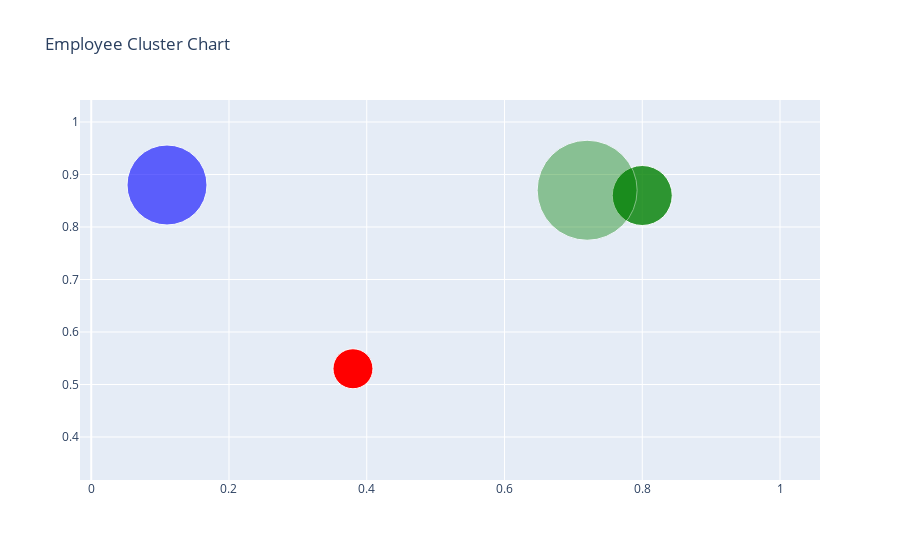

Notebook code cell kept with this figure:
### Code cell
import plotly.graph_objects as go

fig = go.Figure(data=[go.Scatter(
    x=df["satisfaction"], y=df["evaluation"],
    mode='markers',
    marker=dict(
        color= kmeans_colors,
        opacity=[1, 0.8, 0.6, 0.4],
        size=[40, 60, 80, 100],
    )
)])
fig.update_layout(title_text='Employee Cluster Chart')
fig.show()

### Figure 1 — Plotly figure (JSON) as saved in the notebook; plotly's stock layout.template omitted (floating-point values rounded to 4 significant figures; data arrays with more than 128 entries replaced by an {"elided": "..."} marker saying what was removed)
{"data": [{"marker": {"color": {"elided": "3571 str values"}, "opacity": [1, 0.8, 0.6, 0.4], "size": [40, 60, 80, 100]}, "mode": "markers", "type": "scatter", "x": {"elided": "14999 float values"}, "y": {"elided": "14999 float values"}}], "layout": {"title": {"text": "Employee Cluster Chart"}}}
